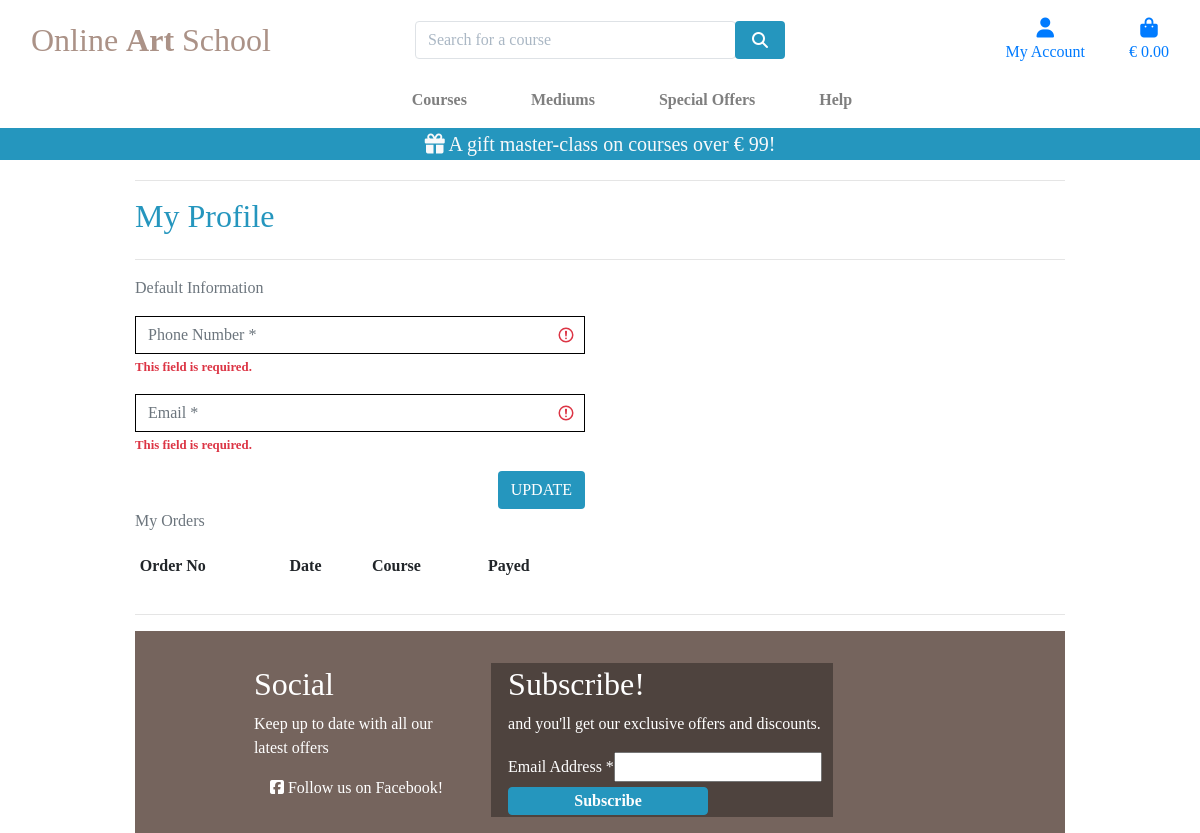
Before: /profile/ (signed in) with the older database file.
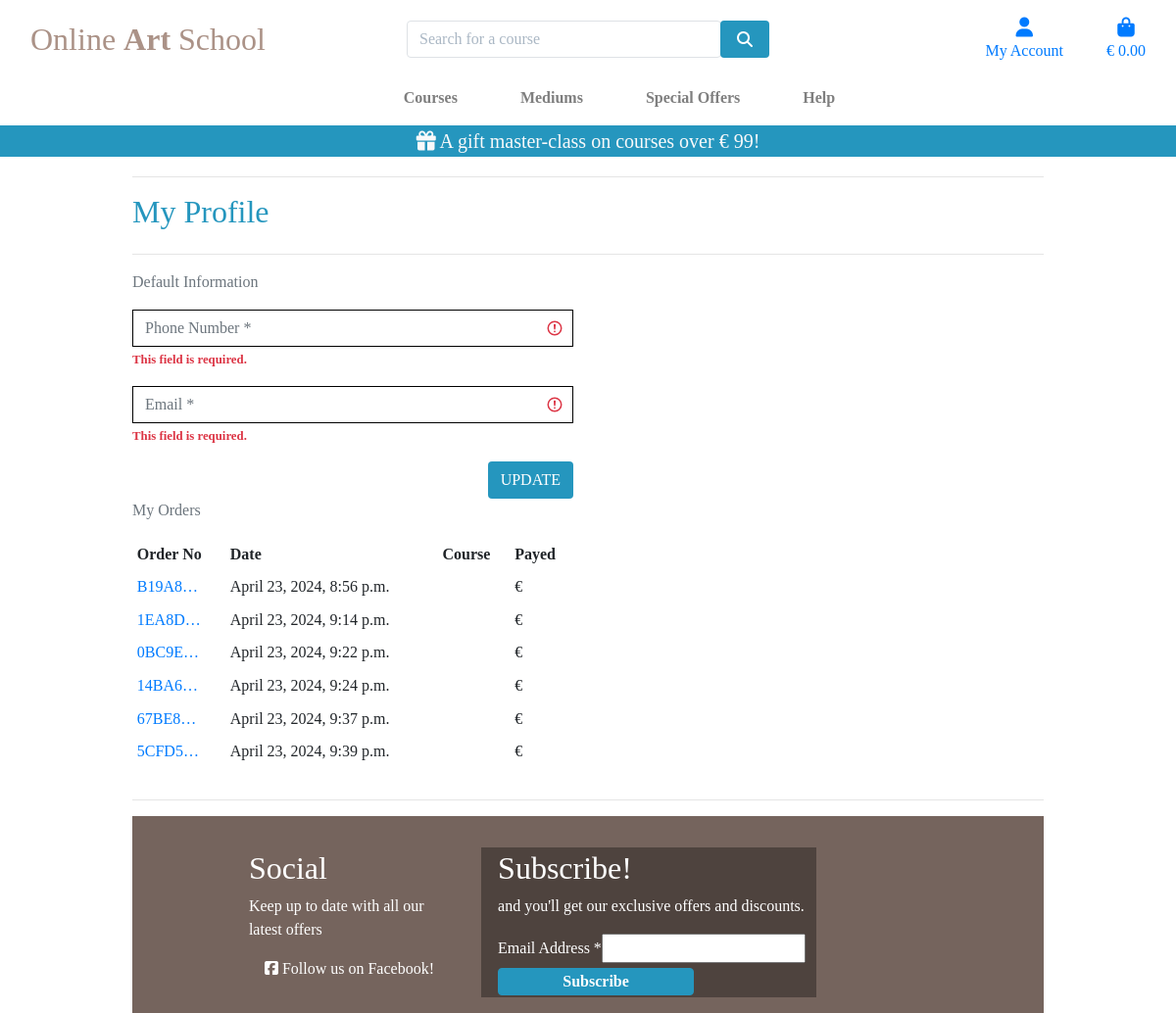
After: the same page with the newer database file.
### profiles/models.py (models this page shows, shortened)
class UserProfile(models.Model):
    user = models.OneToOneField(User, on_delete=models.CASCADE)
    default_phone_number = models.CharField(max_length=20, null=False, blank=False)
    default_email = models.EmailField(max_length=254, null=False, blank=False)

### checkout/models.py (models this page shows, shortened)
class Order(models.Model):
    order_number = models.CharField(max_length=32, null=False, editable=False)
    user_profile = models.ForeignKey(UserProfile, on_delete=models.SET_NULL,
                                     null=True, blank=True, related_name='orders')
    full_name = models.CharField(max_length=50, null=False, blank=False)
    email = models.EmailField(max_length=254, null=False, blank=False)
    phone_number = models.CharField(max_length=20, null=False, blank=False)
    date = models.DateTimeField(auto_now_add=True)
    order_total = models.DecimalField(max_digits=10, decimal_places=2, null=False, default=0)
    original_bag = models.TextField(null=False, blank=False, default='')
    stripe_pid = models.CharField(max_length=254, null=False, blank=False, default='')

### profiles/views.py (the view)
# urls.py: path('', views.profile, name='profile'),
def profile(request):
    profile = get_object_or_404(UserProfile, user=request.user)
    if request.method == 'POST':
        form = UserProfileForm(request.POST, instance=profile)
        if form.is_valid():
            form.save()
            messages.success(request, 'Profile updated successfully')
        else:
            messages.error(request, 'Update failed. Please check the form filled in correctly')
    else:
        form = UserProfileForm(request.POST, instance=profile)
    orders = profile.orders.all()
    wishlist_items = Wishlist.objects.filter(user=request.user)
    template = 'profiles/profile.html'
    context = {
        'form': form,
        'orders': orders,
        'wishlist_items': wishlist_items,
        'on_profile_page': True
    }
    return render(request, template, context)

### profiles/forms.py
class UserProfileForm(forms.ModelForm):
    class Meta:
        model = UserProfile
        exclude = ('user',)
    def __init__(self, *args, **kwargs):
        super().__init__(*args, **kwargs)
        placeholders = {
            'default_email': 'Email',
            'default_phone_number': 'Phone Number',
        }
        self.fields['default_phone_number'].widget.attrs['autofocus'] = True
        for field in self.fields:
            if self.fields[field].required:
                placeholder = f'{placeholders[field]} *'
            else:
                placeholder = placeholders[field]
            self.fields[field].widget.attrs['placeholder'] = placeholder
            self.fields[field].widget.attrs['class'] = 'border-black rounded-0 profile-form-input'
            self.fields[field].label = False

### bag/contexts.py (called while the page is built, shortened)
def bag_contents(request):
    bag_items = []
    total = 0
    course_count = 0
    free_mc = False
    bag = request.session.get('bag', {})
    if total < settings.FREE_MC_THRESHOLD:
        free_mc_delta = settings.FREE_MC_THRESHOLD - total
    else:
        free_mc = get_object_or_404(Course, pk=1)
        free_mc.price = 0
        free_mc_delta = 0
    context = {
        'bag_items': bag_items,
        'total': total,
        'course_count': course_count,
        'free_mc_threshold': settings.FREE_MC_THRESHOLD,
        'free_mc_delta': free_mc_delta,
        'free_mc': free_mc,
    }
    return context

### profiles/templates/profiles/profile.html (shortened to what this page needs)
{% extends "base.html" %}
{% load static %}
{% block extra_css %}
    <link rel="stylesheet" href="{% static 'profiles/css/profile.css' %}">
{% endblock %}
{% block page_header %}
    <div class="container header-container">
    </div>
{% endblock %}
{% block content %}
    <div class="overlay"></div>
    <div class="container">
        <div class="row">
            <div class="col">
                <hr>
                <h2 class="logo-font mb-4">My Profile</h2>
                <hr>
            </div>
        </div>
        <div class="row">
            <div class="col-12 col-lg-6">
                <p class="text-muted">Default Information</p>
                <form class="mt-3" action="{% url 'profile' %}" method="POST" id="profile-update-form">
                    {{ form|crispy }}
                    <button class="btn btn-blue rounded text-uppercase float-right">Update</button>
                </form>
            </div>
        </div>
        <div class="row">
            <div class="col-12 col-lg-6">
                <p class="text-muted">My Orders</p>
                <div class="order-history table-responsive">
                    <table class="table table-sm table-borderless">
                        <thead>
                            <tr>
                                <th>Order No</th>
                                <th>Date</th>
                                <th>Course</th>
                                <th>Payed</th>
                            </tr>
                        </thead>
                        <tbody>
                            {% for order in orders %}
                                <tr>
                                    <td>
                                        <a href="{% url 'order_history' order.order_number %}"
                                        title="{{ order.order_number }}">
                                            {{ order.order_number|truncatechars:6 }}
                                        </a>
                                    </td>
                                    <td>{{ order.date }}</td>
                                    <td>
                                    </td>
                                    <td>€{{ order.total }}</td>
                                </tr>
                            {% endfor %}
                        </tbody>
                    </table>
                </div>
            </div>
        </div>
        <hr>
{% endblock %}

### templates/base.html (shortened to what this page needs)
{% load static %}
<!doctype html>
<html lang="en">
    <head>
        {% block corecss %}
            <link rel="stylesheet" href="https://stackpath.bootstrapcdn.com/bootstrap/4.4.1/css/bootstrap.min.css">
            <link rel="stylesheet" href="{% static 'css/base.css' %}">
            <link href="//cdn-images.mailchimp.com/embedcode/classic-061523.css" rel="stylesheet" type="text/css">
        {% endblock %}
        {% block extra_css %}{% endblock %}
    </head>
    <body>
        <header class="container-fluid fixed-top">
            <div id="topnav" class="row bg-white pt-lg-2 d-none d-lg-flex">
                <div class="col-12 col-lg-4 my-auto py-1 py-lg-0 text-center text-lg-right">
                    <a href="{% url 'home' %}" class="nav-link main-logo-link">
                        <h2 class="main-logo my-0">Online <strong>Art</strong> School</h2>
                    </a>
                </div>
                <div class="col-12 col-lg-4 my-auto py-1 py-lg-0">
                    <form method="GET" action="{% url 'courses' %}">
                        <div class="input-group w-100">
                            <input class="form-control border border-grey rounded" type="text" name="q" placeholder="Search for a course">
                            <div class="input-group-append">
                                <button class="form-control btn btn-blue rounded" type="submit">
                                    <span class="icon">
                                        <i class="fas fa-search"></i>
                                    </span>
                                </button>
                            </div>
                        </div>
                    </form>
                </div>
                <div class="col-12 col-lg-4 my-auto py-1 py-lg-0">
                    <ul class="list-inline list-unstyled text-center text-lg-right my-0">
                        <li class="list-inline-item dropdown">
                            <a class="text-black nav-link" href="#" data-toggle="dropdown" aria-haspopup="true" aria-expanded="false">
                                <div class="text-center">
                                    <div><i class="fas fa-user fa-lg"></i></div>
                                    <p class="my-0">My Account</p>
                                </div>
                            </a>
                        </li>
                        <li class="list-inline-item">
                            <a class="{% if grand_total %}text-info font-weight-bold{% else %}{% endif %} nav-link" href="{% url 'view_bag' %}">
                                <div class="text-center">
                                    <div><i class="fas fa-shopping-bag fa-lg"></i></div>
                                    <p class="my-0">
                                        {% if total %}
                                            €{{ total|floatformat:2 }}
                                        {% else %}
                                            € 0.00
                                        {% endif %}
                                    </p>
                                </div>
                            </a>
                        </li>
                    </ul>
                </div>
            </div>
            <div class="row bg-white">
                <nav class="navbar navbar-expand-lg navbar-light w-100">
                    {% include 'includes/mobile-top-header.html' %}
                    {% include 'includes/main-nav.html' %}
                </nav>
            </div>
            <div id="delivery-banner" class="row text-center">
                <div class="col banner">
                    <h5 class="logo-font my-1">
                        <i class="fa fa-gift" aria-hidden="true"></i>
                        A gift master-class on courses over &euro; {{ free_mc_threshold }}!
                    </h5>
                </div>
            </div>
        </header>
    {% block page_header %}
    {% endblock %}
    {% block content %}
    {% endblock %}
    <footer class="footer-div mt-auto py-3 container-wrapper">
        <div class="container text-white content-container">
            <section class="footer">
                <div class="row">
                    <div class="col-12 col-md-4 mt-3">
                        <div id="socials">
                            <h2>Social</h2>
                            <p>Keep up to date with all our latest offers</p>
                            <a class="text-white ml-3 span-link" href="https://www.facebook.com/profile.php?id=61555332935045" target="_blank" aria-label="facebook link" rel="noopener">
                                <i class="fab fa-facebook-square ms-3"></i> Follow us on Facebook!
                            </a>
                        </div>
                    </div>
                    <div class="col-12 col-md-6 mt-3">
                        <div id="embed_signup">
                            <form action="https://herokuapp.us21.list-manage.com/subscribe/post?u=0d7c3ade9034911f53abcd65e&amp;id=469bfcc460&amp;f_id=00a9fbe6f0" method="post" id="mc-embedded-subscribe-form" name="mc-embedded-subscribe-form" class="validate" target="_blank">
                                <div id="mc_embed_signup_scroll">
                                    <h2>Subscribe!</h2>
                                    <p>and you'll get our exclusive offers and discounts.</p>
                                    <div class="mc-field-group"><label for="mce-EMAIL">Email Address <span class="asterisk">*</span></label><input type="email" name="EMAIL" class="required email" id="mce-EMAIL" required="" value=""></div>
                                <div class="optionalParent">
                                    <div class="clear foot">
                                        <input type="submit" name="subscribe" id="mc-embedded-subscribe" class="to-shop-button rounded" value="Subscribe">
                                    </div>
                                </div>
                            </form>
                        </div>
                    </div>
                </div>
            </section>
        </div>
    </footer>
    </body>
</html>

### templates/includes/mobile-top-header.html (shortened to what this page needs)
<ul>
</ul>

### templates/includes/main-nav.html (shortened to what this page needs)
<div class="collapse navbar-collapse" id="main-nav">
    <ul class="navbar-nav w-auto mx-auto">
        <li class="nav-item dropdown">
            <a class="logo-font font-weight-bold nav-link mr-5" href="{% url 'courses' %}" id="all-courses-link" data-toggle="dropdown" aria-haspopup="true" aria-expanded="false">
                Courses
            </a>
        </li>
        <li class="nav-item dropdown">
            <a class="logo-font font-weight-bold nav-link mr-5" href="#" id="painting-link" data-toggle="dropdown" aria-haspopup="true" aria-expanded="false">
                Mediums
            </a>
        </li>
        <li class="nav-item dropdown">
            <a class="logo-font font-weight-bold nav-link mr-5" href="#" id="specials-link" data-toggle="dropdown" aria-haspopup="true" aria-expanded="false">
                Special Offers
            </a>
        </li>
        <li class="nav-item dropdown">
            <a class="logo-font font-weight-bold nav-link" href="#" id="contact-link" data-toggle="dropdown" aria-haspopup="true" aria-expanded="false">
                Help
            </a>
        </li>
    </ul>
</div>

### static/css/base.css (style rules this page uses)
html { height: 100%; }
body { background: url('/media/elena-mozhvilo-xw8DfYBaNbQ-unsplash.jpg') no-repeat center center fixed; background-size: cover; height: calc(100vh - 164px); color: #2596be; font-family: 'Georgia'; }
.icon { align-items: center; display: inline-flex; justify-content: center; height: 1.5rem; width: 1.5rem; }
.main-logo { color: #ab9287; }
.banner { background: #2596be; color: #f8f9fa; }
.main-logo-link { width: fit-content; }
.text-white { color: #f8f9fa; }
.to-shop-button { color: rgb(253, 253, 253); background: #2596be; min-width: 200px; border: #2596be solid 1px; font-weight: 700; }
.btn-blue { background: #2596be !important; color: white !important; }
.border-black { border: 1px solid black !important; }
.overlay { height: 100%; width: 100%; top: 0; left: 0; position: fixed; background: white; z-index: -1; }
input[name='q']::placeholder { color: #aab7c4; }
.footer-div { background: #75645d; }
@media (min-width: 1200px) { .container { max-width: 80%; } }
@media (min-width: 992px) { .header-container { padding-top: 164px; } }
#embed_signup { background-color: #4e433e; clear:left; font: Georgia,Arial,sans-serif; width: auto; padding: 2px; padding-left: 5%; }
#socials { font: Georgia,Arial,sans-serif; width: auto; padding: 2px; padding-left: 5%; }

### profiles/static/profiles/css/profile.css (style rules this page uses)
.order-history { max-height: 416px; overflow-y: auto; }

Changed rows visible on the page:
added Order: order_number "B19A8…", date "April 23, 2024, 8:56 p.m."
added Order: order_number "1EA8D…", date "April 23, 2024, 9:14 p.m."
added Order: order_number "0BC9E…", date "April 23, 2024, 9:22 p.m."
added Order: order_number "14BA6…", date "April 23, 2024, 9:24 p.m."
added Order: order_number "67BE8…", date "April 23, 2024, 9:37 p.m."
added Order: order_number "5CFD5…", date "April 23, 2024, 9:39 p.m."
